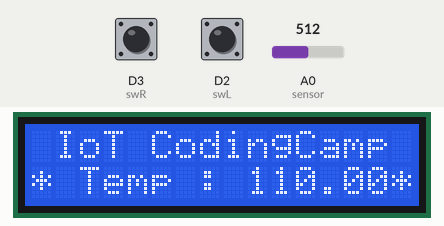
Recording of a sketch running on a simulated ESP8266 (NodeMCU). Parts: 16×2 character LCD. The test bench sets the inputs (shaded band); at power-on: D2 (swL) LOW, D3 (swR) LOW, A0 (sensor) = 512. WiFi joins after 1.5 s; servers stay silent unless stated; network time is answered at once with the bench clock; the local clock reads 2024-03-15 10:24:30 at power-on unless the sketch sets it; the Firebase database answers and starts empty; what the sketch prints to the serial monitor is not drawn.

Above: at 2.7 s.
2.8 s: D2 (swL) pulled HIGH for 1.45 s
At 6.1 s:
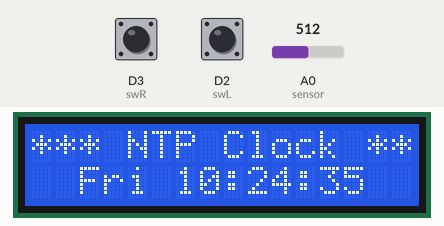
8.7 s: D2 (swL) pulled HIGH for 1.45 s
At 12.3 s:
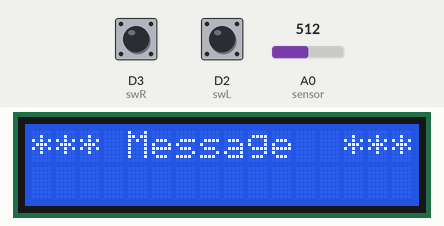
12.8 s: D3 (swR) pulled HIGH for 3.2 s
At 17.0 s:
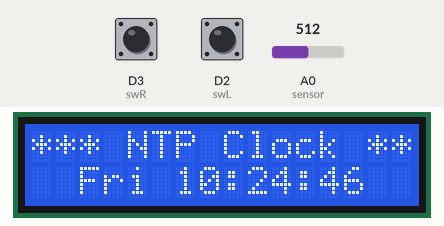
19.1 s: D3 (swR) pulled HIGH for 1.45 s
At 22.0 s:
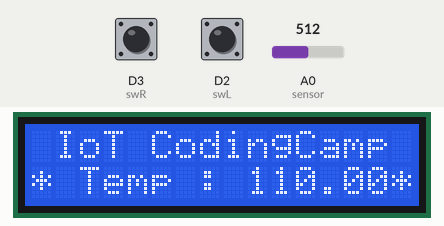
22.7 s: A0 (sensor) set to 716
At 24.4 s:
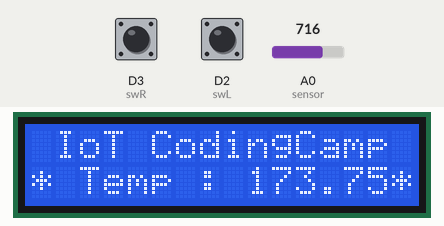
25.1 s: A0 (sensor) set to 900
At 26.9 s:
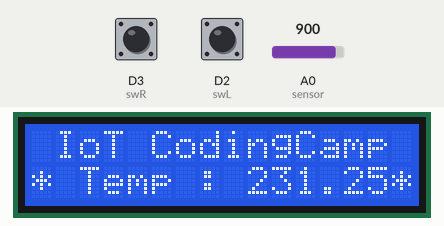
Timing chart, 0 to 28.4 s (numbered marks = the images above; inputs shaded):
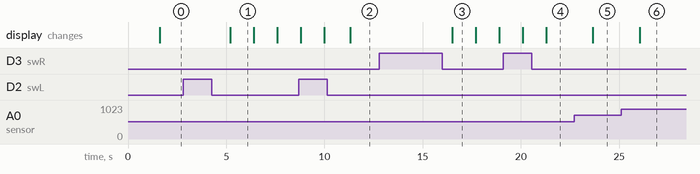

Measured:
- after the input at 2.8 s, the display: changes after 2.4 s (image 1)
- after the input at 12.8 s, the display: changes after 3.7 s (image 3)
- after the input at 19.1 s, the display: first differs from a run without the input after 2.2 s (image 4)
- after the input at 22.7 s, the display: changes after 0.96 s (image 5)
- after the input at 25.1 s, the display: changes after 0.95 s (image 6)
- what the display in image 1 shows lasts 1.2 s, from 5.2 s to 6.4 s

The sketch:

codingCamp_Project.ino
```cpp
#include <NTPClient.h>
#include <ESP8266WiFi.h>
#include <WiFiUdp.h>
#include <LiquidCrystal_I2C.h>
#include <Wire.h>
#include "FirebaseESP8266.h"

#define swL D2
#define swR D3
#define sensor A0

#define DISP_INIT    0
#define DISP_CLOCK   1
#define DISP_MESSAGE 2

#define FIREBASE_HOST "skku-iotcodingcamp-default-rtdb.firebaseio.com"
#define FIREBASE_AUTH "y1Svf6gXlZvOoRmGuDSb0zrE0qnL5lvUhpMfBzyS"
#define WIFI_SSID "iot" // 연결 가능한 wifi의 ssid
#define WIFI_PASSWORD "12345678" // wifi 비밀번호

const long utcOffsetInSeconds = 9*3600; // every UTC +1.00, +3600
String Week[7] = {"Sun", "Mon", "Tue", "Wed", "Thu", "Fri", "Sat"};

WiFiUDP ntpUDP;
NTPClient timeClient(ntpUDP, "pool.ntp.org", utcOffsetInSeconds);
LiquidCrystal_I2C lcd(0x3F, 16, 2);
FirebaseData firebaseData;
FirebaseJson json;

bool valSWL = false;
bool valSWR = false;
bool prev_valSWL = false;
bool prev_valSWR = false;
int dispMode = 0; // 0 : default, 1 : Clock, 2 : display Message

void setup() {
  Serial.begin(9600);

  pinMode(swL, INPUT);
  pinMode(swR, INPUT);

  lcd.init();
  lcd.backlight();

  WiFi.begin(WIFI_SSID, WIFI_PASSWORD);

  while ( WiFi.status() != WL_CONNECTED ) {
    delay (500);
    Serial.print(".");
  }
  Serial.print("WiFi connected");
  Serial.print("IP address : ");
  Serial.println(WiFi.localIP());

  // Initialize NTP
  timeClient.begin();

  Firebase.begin(FIREBASE_HOST, FIREBASE_AUTH);
  Firebase.reconnectWiFi(true);

  firebaseData.setBSSLBufferSize(1024, 1024);
  firebaseData.setResponseSize(1024);
  Firebase.setReadTimeout(firebaseData, 1000 * 60);
  Firebase.setwriteSizeLimit(firebaseData, "tiny");
}

void loop() {
  prev_valSWL = valSWL;
  prev_valSWR = valSWR;
  valSWL = digitalRead(swL);
  valSWR = digitalRead(swR);

  float valADC = analogRead(sensor);
  float t = valADC * 320.0/1024.0 - 50;

  if(valSWL < prev_valSWL)
  {
    dispMode++;
    if (dispMode > 2) dispMode = 0;
  }
  if(valSWR < prev_valSWR)
  {
    dispMode--;
    if (dispMode < 0) dispMode = 2;
  }

  if(dispMode == DISP_INIT)
  {
    String strT = String(t);
    lcd.setCursor(0,0);
    lcd.print(" IoT CodingCamp ");
    lcd.setCursor(0,1);
    lcd.print("* Temp :       *");
    lcd.setCursor(9,1);
    lcd.print("     ");
    lcd.setCursor(9,1);
    lcd.print(strT);
  }
  else if(dispMode == DISP_CLOCK)
  {
    int srartPos = 2;
    timeClient.update();
    String strHour = String(timeClient.getHours());
    String strMin  = String(timeClient.getMinutes());
    String strSec  = String(timeClient.getSeconds());
    lcd.setCursor(0,0);
    lcd.print("*** NTP Clock **");
    lcd.setCursor(0,1);
    lcd.print("                ");
    lcd.setCursor(srartPos,1);
    lcd.print(Week[timeClient.getDay()]);
    lcd.setCursor(srartPos+4,1);
    lcd.print(strHour); lcd.print(":");
    lcd.print(strMin); lcd.print(":");
    lcd.print(strSec);
  }
  else if(dispMode == DISP_MESSAGE)
  {
    if(Firebase.getString(firebaseData, "SendMessage"))
    {
      String valStr = firebaseData.stringData();
      lcd.setCursor(0,0);
      lcd.print("*** Message  ***");
      lcd.setCursor(0,1);
      lcd.print("                ");
      lcd.setCursor(0,1);
      lcd.print(valStr.substring(2,valStr.length()-2));
    }
  }
  Firebase.setFloat(firebaseData, "Temperature", t);
  delay(1000);
}
```
